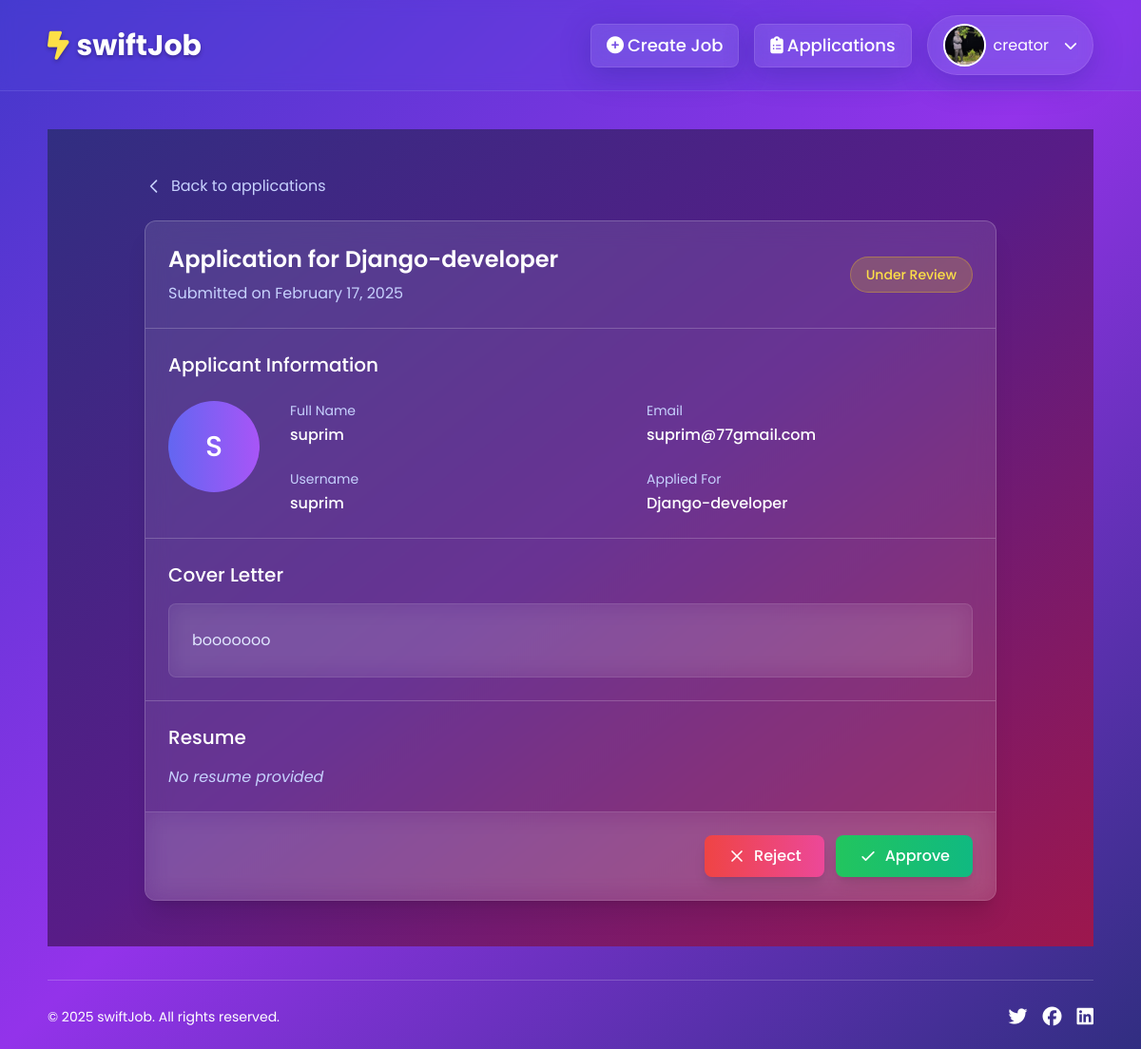
/application/application-detail/14/ (signed in), run on the app's committed database.
### accounts/models.py (models this page shows, shortened)
class Profile(models.Model):
    JOB_SEEKER = 'job_seeker'
    JOB_CREATOR = 'job_creator'
    ROLE_CHOICES = [
        (JOB_SEEKER, 'Job Seeker'),
        (JOB_CREATOR, 'Job Creator'),
    ]
    user = models.OneToOneField(User, on_delete=models.CASCADE)
    profile_picture = models.ImageField(upload_to='profile_pics/', null=True, blank=True, default='images/default.webp')
    role = models.CharField(max_length=20, choices=ROLE_CHOICES, default=JOB_SEEKER)

### application/models.py (models this page shows, shortened)
class Apply(models.Model):
    STATUS_CHOICES = [
        ('in_progress', 'In Progress'),
        ('accepted', 'Accepted'),
        ('rejected', 'Rejected')
    ]
    job = models.ForeignKey(JobCreation, on_delete=models.CASCADE)
    applicant = models.ForeignKey(User,on_delete=models.CASCADE)
    cover_letter = models.TextField()
    resume = models.FileField(upload_to='resume/',null=True,blank=True)
    date_applied = models.DateTimeField(auto_now_add=True)
    status = models.CharField(max_length=20, choices=STATUS_CHOICES, default='in_progress')

### job/models.py (models this page shows, shortened)
class JobCreation(models.Model):
    job_creator = models.ForeignKey(User, on_delete=models.CASCADE)
    job_title = models.CharField(max_length=200)
    category = models.ForeignKey(Category, on_delete=models.CASCADE)
    job_description = models.TextField()
    min_price = models.IntegerField(validators=[MinValueValidator(0)],default=0)
    max_price = models.IntegerField(validators=[MinValueValidator(0)])
    min_time = models.IntegerField(validators=[MinValueValidator(0)])
    max_time = models.IntegerField(validators=[MinValueValidator(0)])
    location = models.CharField(max_length=50,null=True,blank=True)
    required_skills = models.ManyToManyField(Skill)
    experience = models.ForeignKey(Experience, on_delete=models.SET_NULL,null=True,blank=True)
    created_at = models.DateTimeField(auto_now_add=True)
    slug = models.SlugField(unique=True,null=True,blank=True)

### application/views.py (the view)
# urls.py: path('application-detail/<int:id>/',views.view_application_details,name='application-detail'),
@login_required
def view_application_details(request,id):
    application = get_object_or_404(Apply, id=id)
    applications = Apply.objects.filter(id=id)
    if application.job.job_creator != request.user:
        return redirect('/')
    context = {
        'application': application,
        'applications':applications
    }
    return render(request,'application/view_application_detail.html',context)

### application/templates/application/view_application_detail.html (shortened to what this page needs)
{% extends 'base.html' %}
{% load static %}
{% block content %}
<div class="min-h-screen bg-gradient-to-br from-indigo-900 via-purple-900 to-pink-800 py-12 px-4 sm:px-6 lg:px-8">
    <div class="max-w-4xl mx-auto">
        <div class="mb-6">
            <a href="javascript:history.back()" class="group flex items-center text-indigo-200 hover:text-white transition-colors duration-200">
                <svg xmlns="http://www.w3.org/2000/svg" class="h-5 w-5 mr-2 transform group-hover:-translate-x-1 transition-transform duration-200" fill="none" viewBox="0 0 24 24" stroke="currentColor">
                    <path stroke-linecap="round" stroke-linejoin="round" stroke-width="2" d="M15 19l-7-7 7-7" />
                </svg>
                Back to applications
            </a>
        </div>
        <div class="backdrop-blur-md bg-white/10 rounded-xl shadow-xl overflow-hidden border border-white/20">
            <div class="border-b border-white/20 px-6 py-6">
                <div class="flex flex-col md:flex-row md:items-center md:justify-between">
                    <div class="mb-4 md:mb-0">
                        <h2 class="text-2xl font-semibold text-white">Application for {{ application.job.job_title }}</h2>
                        <p class="text-indigo-200 mt-2">Submitted on {{ application.date_applied|date:"F d, Y" }}</p>
                    </div>
                    <div class="inline-flex px-4 py-2 rounded-full text-sm font-medium bg-yellow-400/20 text-yellow-300 border border-yellow-400/30">
                        Under Review
                    </div>
                </div>
            </div>
            <div class="p-6 border-b border-white/20">
                <h3 class="text-xl font-medium text-white mb-6">Applicant Information</h3>
                <div class="flex flex-col md:flex-row">
                    <div class="flex-shrink-0 mb-6 md:mb-0 md:mr-8">
                        <div class="h-24 w-24 rounded-full bg-gradient-to-r from-indigo-500 to-purple-500 flex items-center justify-center text-white">
                            <span class="text-3xl font-medium">{{ application.applicant.username|first|upper }}</span>
                        </div>
                    </div>
                    <div class="flex-grow grid grid-cols-1 md:grid-cols-2 gap-y-6 gap-x-8">
                        <div>
                            <p class="text-sm text-indigo-200">Full Name</p>
                            <p class="text-white font-medium mt-1">{{ application.applicant.get_full_name|default:application.applicant.username }}</p>
                        </div>
                        <div>
                            <p class="text-sm text-indigo-200">Email</p>
                            <p class="text-white font-medium mt-1">{{ application.applicant.email }}</p>
                        </div>
                        <div>
                            <p class="text-sm text-indigo-200">Username</p>
                            <p class="text-white font-medium mt-1">{{ application.applicant.username }}</p>
                        </div>
                        <div>
                            <p class="text-sm text-indigo-200">Applied For</p>
                            <p class="text-white font-medium mt-1">{{ application.job.job_title }}</p>
                        </div>
                    </div>
                </div>
            </div>
            <div class="p-6 border-b border-white/20">
                <h3 class="text-xl font-medium text-white mb-4">Cover Letter</h3>
                <div class="backdrop-blur-md bg-white/5 p-6 rounded-lg text-indigo-100 prose prose-invert max-w-none border border-white/10">
                    {{ application.cover_letter }}
                </div>
            </div>
            <div class="p-6 border-b border-white/20">
                <h3 class="text-xl font-medium text-white mb-4">Resume</h3>
                {% if application.resume %}
                    <div class="flex items-center backdrop-blur-md bg-white/5 p-4 rounded-lg border border-white/10">
                        <svg xmlns="http://www.w3.org/2000/svg" class="h-10 w-10 text-indigo-300" fill="none" viewBox="0 0 24 24" stroke="currentColor">
                            <path stroke-linecap="round" stroke-linejoin="round" stroke-width="2" d="M9 12h6m-6 4h6m2 5H7a2 2 0 01-2-2V5a2 2 0 012-2h5.586a1 1 0 01.707.293l5.414 5.414a1 1 0 01.293.707V19a2 2 0 01-2 2z" />
                        </svg>
                        <div class="ml-4">
                            <div class="text-white font-medium">{{ application.resume.name|default:"Resume" }}</div>
                            <div class="text-sm text-indigo-200">{{ application.resume.size|filesizeformat }}</div>
                        </div>
                        <div class="ml-auto flex space-x-3">
                            <a href="{{ application.resume.url }}" target="_blank"
                               class="inline-flex items-center px-4 py-2 rounded-lg bg-white/10 hover:bg-white/20 text-white text-sm font-medium transition-all duration-200 border border-white/10">
                                View
                            </a>
                            <a href="{{ application.resume.url }}" download
                               class="inline-flex items-center px-4 py-2 rounded-lg bg-gradient-to-r from-purple-500 to-indigo-500 hover:from-purple-600 hover:to-indigo-600 text-white text-sm font-medium transition-all duration-200 hover:scale-105 shadow-lg hover:shadow-purple-500/25">
                                Download
                            </a>
                        </div>
                    </div>
                {% else %}
                    <p class="text-indigo-200 italic">No resume provided</p>
                {% endif %}
            </div>
            <div class="p-6 backdrop-blur-md bg-white/5 flex flex-col sm:flex-row sm:justify-end gap-3">
                {% for application in applications  %}
                <form action="{% url "application:reject-application" application.id %}" method="post">
                    <button type="submit"
                            class="inline-flex justify-center items-center px-6 py-2.5 rounded-lg bg-gradient-to-r from-red-500 to-pink-500 hover:from-red-600 hover:to-pink-600 text-white font-medium transition-all duration-200 hover:scale-105 shadow-lg hover:shadow-red-500/25">
                        <svg xmlns="http://www.w3.org/2000/svg" class="h-5 w-5 mr-2" fill="none" viewBox="0 0 24 24" stroke="currentColor">
                            <path stroke-linecap="round" stroke-linejoin="round" stroke-width="2" d="M6 18L18 6M6 6l12 12" />
                        </svg>
                        Reject
                    </button>
                </form>
                <form action="{% url "application:accept-application" application.id %}" method="post">
                    <button type="submit"
                            class="inline-flex justify-center items-center px-6 py-2.5 rounded-lg bg-gradient-to-r from-green-500 to-emerald-500 hover:from-green-600 hover:to-emerald-600 text-white font-medium transition-all duration-200 hover:scale-105 shadow-lg hover:shadow-green-500/25">
                        <svg xmlns="http://www.w3.org/2000/svg" class="h-5 w-5 mr-2" fill="none" viewBox="0 0 24 24" stroke="currentColor">
                            <path stroke-linecap="round" stroke-linejoin="round" stroke-width="2" d="M5 13l4 4L19 7" />
                        </svg>
                        Approve
                    </button>
                </form>
                {% endfor %}
            </div>
        </div>
    </div>
</div>
{% endblock %}

### templates/base.html (shortened to what this page needs)
{% load static tailwind_tags %}
{% load static %}
<!DOCTYPE html>
<html lang="en">
<head>
    <link rel="stylesheet" href="https://cdnjs.cloudflare.com/ajax/libs/font-awesome/6.7.2/css/all.min.css" />
    {% tailwind_css %}
    <link rel="stylesheet" href="{% static "css/style.css" %}">
</head>
<body class="font-['Poppins',sans-serif] bg-gradient-to-br from-indigo-700 via-purple-600 to-indigo-900 min-h-screen relative overflow-x-hidden">
    <header class="text-white sticky top-0 z-50">
        <nav class="navbar-blur flex justify-between py-4 px-5 md:px-[50px] xs-px-2 xs-py-2 lg:max-w-screen-xl mx-auto w-full transition-all duration-300">
            <a href="{% if request.user.is_authenticated and request.user.profile.role == 'job_creator' %} {% url "job:job-creator" %} {% elif request.user.is_authenticated and request.user.profile.role == 'job_seeker'  %}{% url "job:job-seeker" %} {% else %} / {% endif %}" class="text-2xl font-bold md:text-3xl xs-text-lg flex items-center text-shadow">
                <i class="fa-solid fa-bolt-lightning mr-2 text-yellow-300"></i>swiftJob
            </a>
            {% if request.user.is_authenticated %}
            <div class="flex gap-4 xs-gap-3 items-center relative">
                {% if request.user.profile.role == 'job_creator' %}
                <a href="{% url "job:job-creation-form" %}" class="glass-effect md:font-medium md:text-lg xs-text-sm md:hover:text-yellow-300 md:transition-all duration-300 ease-in-out py-2 px-5 md:px-4 xs-px-3 xs-py-2 rounded-lg hidden md:flex md:items-center hover-scale">
                    <i class="fa-solid fa-plus-circle mr-1"></i> <span class="max-xs:hidden">Create Job</span>
                </a>
                <a href="{% url "application:applications" %}" class="glass-effect md:font-medium md:text-lg xs-text-sm md:hover:text-yellow-300 md:transition-all duration-300 ease-in-out py-2 px-5 md:px-4 xs-px-3 xs-py-2 rounded-lg hidden md:flex md:items-center hover-scale">
                    <i class="fa-solid fa-clipboard-list mr-1"></i> <span class="max-xs:hidden">Applications</span>
                </a>
                {% endif %}
                <div id="profile" class="flex items-center gap-4 xs-gap-2 glass-effect py-2 px-4 xs-px-3 xs-py-2 rounded-full hover-scale transition-all duration-300 cursor-pointer">
                    <span class="flex gap-2 items-center">
                        {% if user.profile.profile_picture %}
                        <img src="{{user.profile.profile_picture.url}}" alt="" class="h-[45px] w-[45px] xs-h-8 xs-w-8 rounded-full object-cover object-center border-2 border-white">
                        {% else %}
                        <img src="{% static "images/default.webp" %}" alt="" class="h-[45px] w-[45px] xs-h-8 xs-w-8 rounded-full object-contain object-center border-2 border-white">
                        {% endif %}
                        <p class="hidden md:block"> {{user.username}} </p>
                    </span>
                    <i class="fa-solid fa-chevron-down text-sm" id="dropdown-arrow"></i>
                </div>
            </div>
            {% endif %}
        </nav>
    </header>
    <main class="max-w-screen-xl mb-5  mx-auto px-5 md:px-[50px] xs-px-2 py-10 xs-py-5">
        {% block content %}{% endblock content %}
    </main>
    <footer class="mt-auto text-white py-6 xs-py-4 ">
        <div class="max-w-screen-xl mx-auto px-5 md:px-[50px] xs-px-3 absolute bottom-0 w-full pb-5">
            <div class="flex flex-col md:flex-row justify-between items-center border-t border-white/20 pt-6 xs-pt-4">
                <div>
                    <p class="text-sm xs-text-xs">&copy; 2025 swiftJob. All rights reserved.</p>
                </div>
                <div class="flex gap-4 xs-gap-3 mt-4 md:mt-0">
                    <a href="#" class="text-white hover:text-yellow-300"><i class="fa-brands fa-twitter text-xl xs-text-lg"></i></a>
                    <a href="#" class="text-white hover:text-yellow-300"><i class="fa-brands fa-facebook text-xl xs-text-lg"></i></a>
                    <a href="#" class="text-white hover:text-yellow-300"><i class="fa-brands fa-linkedin text-xl xs-text-lg"></i></a>
                </div>
            </div>
        </div>
    </footer>
</body>
</html>

### templates/base.html (style rules this page uses)
.glass-effect { background: rgba(255, 255, 255, 0.1); backdrop-filter: blur(10px); border: 1px solid rgba(255, 255, 255, 0.1); box-shadow: 0 8px 32px 0 rgba(31, 38, 135, 0.3); }
.navbar-blur { backdrop-filter: blur(8px); background-color: rgba(79, 70, 229, 0.2); border-bottom: 1px solid rgba(255, 255, 255, 0.1); }
.text-shadow { text-shadow: 0px 2px 4px rgba(0, 0, 0, 0.3); }

### data on the page
Apply: job.job_title "Django-developer", date_applied "February 17, 2025", applicant.username|first "S", applicant.get_full_name "suprim", applicant.email "suprim@77gmail.com", applicant.username "suprim", cover_letter "booooooo"

### other printed values
{{ user.username }} "creator"
